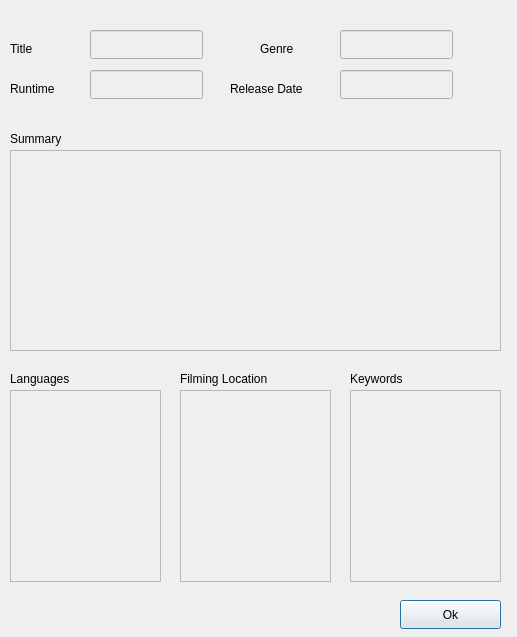
<?xml version="1.0" encoding="UTF-8"?>
<ui version="4.0">
 <class>viewProjectDialog</class>
 <widget class="QDialog" name="viewProjectDialog">
  <property name="geometry">
   <rect>
    <x>0</x>
    <y>0</y>
    <width>517</width>
    <height>637</height>
   </rect>
  </property>
  <property name="windowTitle">
   <string>Dialog</string>
  </property>
  <widget class="QLineEdit" name="txt_Title">
   <property name="enabled">
    <bool>false</bool>
   </property>
   <property name="geometry">
    <rect>
     <x>90</x>
     <y>30</y>
     <width>113</width>
     <height>29</height>
    </rect>
   </property>
  </widget>
  <widget class="QLineEdit" name="txt_Genre">
   <property name="enabled">
    <bool>false</bool>
   </property>
   <property name="geometry">
    <rect>
     <x>340</x>
     <y>30</y>
     <width>113</width>
     <height>29</height>
    </rect>
   </property>
  </widget>
  <widget class="QLineEdit" name="txt_Runtime">
   <property name="enabled">
    <bool>false</bool>
   </property>
   <property name="geometry">
    <rect>
     <x>90</x>
     <y>70</y>
     <width>113</width>
     <height>29</height>
    </rect>
   </property>
  </widget>
  <widget class="QLabel" name="lbl_Title">
   <property name="geometry">
    <rect>
     <x>10</x>
     <y>40</y>
     <width>67</width>
     <height>17</height>
    </rect>
   </property>
   <property name="text">
    <string>Title</string>
   </property>
  </widget>
  <widget class="QLabel" name="lbl_Genre">
   <property name="geometry">
    <rect>
     <x>260</x>
     <y>40</y>
     <width>67</width>
     <height>17</height>
    </rect>
   </property>
   <property name="text">
    <string>Genre</string>
   </property>
  </widget>
  <widget class="QLabel" name="lbl_Runtime">
   <property name="geometry">
    <rect>
     <x>10</x>
     <y>80</y>
     <width>67</width>
     <height>17</height>
    </rect>
   </property>
   <property name="text">
    <string>Runtime</string>
   </property>
  </widget>
  <widget class="QTextEdit" name="txt_Summary">
   <property name="enabled">
    <bool>false</bool>
   </property>
   <property name="geometry">
    <rect>
     <x>10</x>
     <y>150</y>
     <width>491</width>
     <height>201</height>
    </rect>
   </property>
  </widget>
  <widget class="QLabel" name="lbl_Summary">
   <property name="geometry">
    <rect>
     <x>10</x>
     <y>130</y>
     <width>67</width>
     <height>17</height>
    </rect>
   </property>
   <property name="text">
    <string>Summary</string>
   </property>
  </widget>
  <widget class="QListWidget" name="lst_Lang">
   <property name="enabled">
    <bool>false</bool>
   </property>
   <property name="geometry">
    <rect>
     <x>10</x>
     <y>390</y>
     <width>151</width>
     <height>192</height>
    </rect>
   </property>
  </widget>
  <widget class="QListWidget" name="lst_FilmLocs">
   <property name="enabled">
    <bool>false</bool>
   </property>
   <property name="geometry">
    <rect>
     <x>180</x>
     <y>390</y>
     <width>151</width>
     <height>192</height>
    </rect>
   </property>
  </widget>
  <widget class="QListWidget" name="lst_Keywords">
   <property name="enabled">
    <bool>false</bool>
   </property>
   <property name="geometry">
    <rect>
     <x>350</x>
     <y>390</y>
     <width>151</width>
     <height>192</height>
    </rect>
   </property>
  </widget>
  <widget class="QLabel" name="lbl_Lang">
   <property name="geometry">
    <rect>
     <x>10</x>
     <y>370</y>
     <width>91</width>
     <height>17</height>
    </rect>
   </property>
   <property name="text">
    <string>Languages</string>
   </property>
  </widget>
  <widget class="QLabel" name="lbl_FilmLoc">
   <property name="geometry">
    <rect>
     <x>180</x>
     <y>370</y>
     <width>111</width>
     <height>17</height>
    </rect>
   </property>
   <property name="text">
    <string>Filming Location</string>
   </property>
  </widget>
  <widget class="QLabel" name="lbl_Keywords">
   <property name="geometry">
    <rect>
     <x>350</x>
     <y>370</y>
     <width>67</width>
     <height>17</height>
    </rect>
   </property>
   <property name="text">
    <string>Keywords</string>
   </property>
  </widget>
  <widget class="QLineEdit" name="txt_Date">
   <property name="enabled">
    <bool>false</bool>
   </property>
   <property name="geometry">
    <rect>
     <x>340</x>
     <y>70</y>
     <width>113</width>
     <height>29</height>
    </rect>
   </property>
  </widget>
  <widget class="QLabel" name="lbl_Date">
   <property name="geometry">
    <rect>
     <x>230</x>
     <y>80</y>
     <width>101</width>
     <height>17</height>
    </rect>
   </property>
   <property name="text">
    <string>Release Date</string>
   </property>
  </widget>
  <widget class="QPushButton" name="btn_Ok">
   <property name="geometry">
    <rect>
     <x>400</x>
     <y>600</y>
     <width>101</width>
     <height>29</height>
    </rect>
   </property>
   <property name="text">
    <string>Ok</string>
   </property>
  </widget>
 </widget>
 <resources/>
 <connections/>
</ui>
